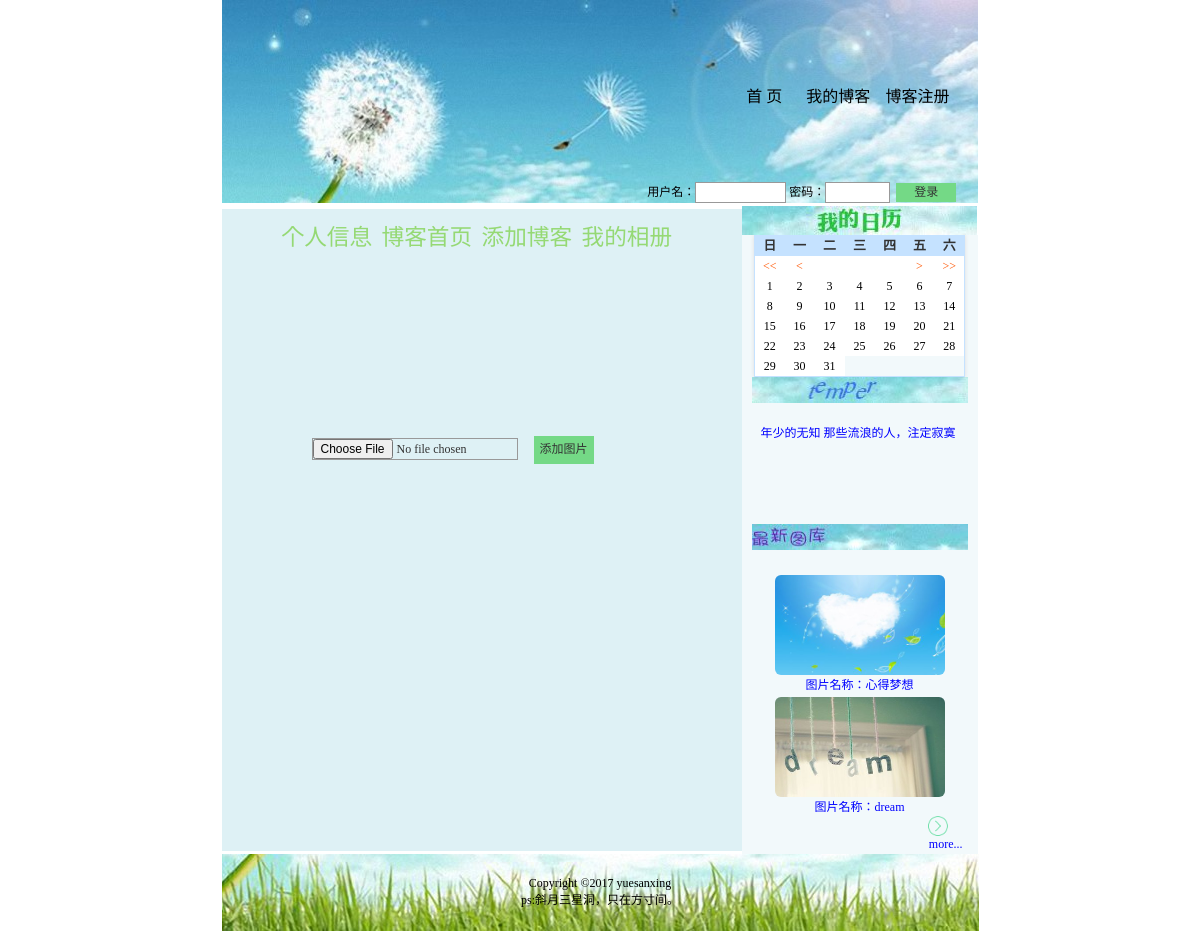
Screenshot of /my_myimg.php with the database file from the repository.
### tables this page shows
CREATE TABLE `tb_public` (
  `id` int(4) NOT NULL,
  `title` varchar(50) NOT NULL,
  `content` varchar(200) NOT NULL,
  `pub_time` date NOT NULL
);

CREATE TABLE `tb_tpsc` (
  `id` int(10) NOT NULL,
  `tpmc` varchar(30) NOT NULL,
  `file` varchar(300) DEFAULT NULL,
  `author` varchar(20) NOT NULL,
  `scsj` date NOT NULL DEFAULT '0000-00-00'
);

### left.php (the view, shortened to what this page needs)
<table width="236" height="100%"  border="0" cellpadding="0" cellspacing="0" bgcolor="#f2f9fb" >
	<tr>
		<td height="26" align="center" valign="top">
			<table width="100%" height="26" border="0" cellpadding="0" cellspacing="0">
				<tr width="100%" height="26">
					<td height="6" bgcolor="#ffffff" valign="top"><img src="images/cale_title.jpg"></td>
				</tr>
				<div align="top">
					<?php
						require_once 'caltest.php';
					?>
		</td>
	</tr>
	<tr>
		<td height="125" align="center" valign="top"><table width="200" border="0" cellpadding="0" cellspacing="0">
			<tr>
				<td><img src="images/tell_title.jpg" width="216" height="26"></td>
			</tr></table><br>
			<table width="200"  border="0" cellspacing="0" cellpadding="0">
		  <tr>
             <td><table width="201"  border="0" cellspacing="0" cellpadding="0" valign="top" style="margin-top:5px;">
              <tbody>
                <tr>
                  <td style="WIDTH: 201px; HEIGHT: 99px" colspan=3 rowspan=2>
                  <?php
                        $p_sql = "select * from tb_public order by id desc";
                        $p_rst = mysql_query($p_sql,$link);
                       ?>
                       <marquee onMouseOver=this.stop()
                                style="WIDTH: 198px; HEIGHT: 99px" onMouseOut=this.start()
                                scrollamount=2 scrolldelay=7 direction=up>
                              <span style="FONT-SIZE: 9pt"><center>
                               <?php
                               while($p_row = mysql_fetch_row($p_rst)){
                           ?>
                            <a href="#"
                             onclick="wopen=open('show_pub.php?id=<?php echo $p_row[0]; ?>','','height=200,width=500,scollbars=no')"><?php echo $p_row[1]; ?></a>
                             <?php
                                }
                            ?>
                              </center></span>
                          </marquee></td>
                </tr>
              </tbody>
            </table></td>
          </tr>
			</table>
		</td>
	</tr>
	<tr>
		<td height="201" align="center" valign="top">
			<table width="200" border="0" cellpadding="0" cellspacing="0">
				<tr>
					<td><img src="images/newimg_title.jpg" width="216" height="26"></td>
				</tr>
			</table>
			<br>
			<table width="145"  border="0" cellspacing="0" cellpadding="0">
				<tr>
					<td><table width="201"  border="0" cellspacing="0" cellpadding="0" valign="top" style="margin-top:5px;">
					<?php
						$sql=mysql_query("select id,tpmc,file from tb_tpsc order by scsj desc limit 2");
						while($info=mysql_fetch_array($sql)){
					 ?>
			 	<tr>
			 		<td width="9" rowspan="2"  align="center">&nbsp;
			 		<td width="147"  align="center">
			 		<div class="container">
						<div class="examples">
							<div class="row">
								<div class="example  col-md-12 col-xs-12 ">
									 <img src="<?php echo $info[file];?>" class="img-rounded" alt="" width="90" height="100" border="0">
								</div>
							</div>
						</div>
					</div>
					</td>
			 		<td width="10" rowspan="2"  align="center">&nbsp;</td>
			 	</tr>
			 	<tr>
			 		<td  align="center"><a href="image.php?recid=<?php echo $info[id]; ?>">图片名称：<?php echo $info[tpmc];?></a></td>
			 	</tr>
			 	<?php } ?>
			 		<tr>
					  <td colspan="3" height="10" align="right"><a href="pic_more.php"><img src=" images/more.png" width="20" height="20" border="0">&nbsp;&nbsp;&nbsp;&nbsp;&nbsp;<br>more...</a></td>
					</tr>
				 </table>
			</td>
		</tr>
			</table>
		</td>
	</tr>
</table>

### CSS/stylejsa.css (style rules this page uses)
html, body { background: -webkit-linear-gradient(#000000, #fff ); background: -moz-linear-gradient(#ecf0f1, #fff ); background: -ms-linear-gradient(#ecf0f1, #fff ); background: -o-linear-gradient(#ecf0f1, #fff ); background: linear-gradient(#ecf0f1, #fff ); }
a, a:hover, a:focus { color: #0095ff; }
@media (min-width: 80px) { .container { max-width: 200px !important; } }
.examples { margin-top: 3px; }
.examples .row { margin-bottom: 2px; }
.example img { width: 100%; }

### bokemain.css (style rules this page uses)
a:link,a:visited { text-decoration: none; }

### CSS/style.css (style rules this page uses)
td { font-size: 9pt; color: #000000; }
a { font-size: 9pt; text-decoration: none; color: #000000; noline:expression(this.onfocus=this.blur); }
img { border:0; }
A:link { FONT-SIZE: 9pt; COLOR: blue; }
td { FONT-SIZE:9pt; }
table { BORDER-TOP: 0px; BORDER-LEFT: 0px; BORDER-BOTTOM: 2px }
body { font-family:Verdana;FONT-SIZE: 12px;MARGIN: 0;color: #000000;background: #ffffff; }

### rows the page displays
tb_public: $p_row[0] 2 (drawn), title "年少的无知"
tb_public: title "那些流浪的人，注定寂寞"
tb_tpsc: file (picture), tpmc "心得梦想"
tb_tpsc: file (picture), tpmc "dream"

### other values shown
$val "日"
$val "一"
$val "二"
$val "三"
$val "四"
$val "五"
$val "六"
